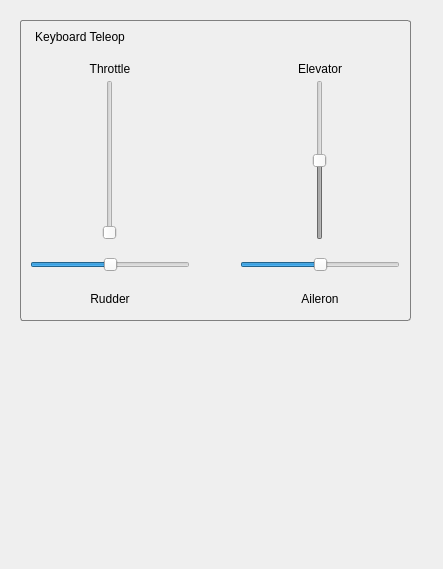
<?xml version="1.0" encoding="UTF-8"?>
<ui version="4.0">
 <class>Form</class>
 <widget class="QWidget" name="Form">
  <property name="geometry">
   <rect>
    <x>0</x>
    <y>0</y>
    <width>443</width>
    <height>569</height>
   </rect>
  </property>
  <property name="sizePolicy">
   <sizepolicy hsizetype="Minimum" vsizetype="Fixed">
    <horstretch>0</horstretch>
    <verstretch>0</verstretch>
   </sizepolicy>
  </property>
  <property name="minimumSize">
   <size>
    <width>443</width>
    <height>569</height>
   </size>
  </property>
  <property name="windowTitle">
   <string>Form</string>
  </property>
  <property name="styleSheet">
   <string notr="true">QGroupBox { 
     border: 1px solid gray; 
     border-radius: 3px; 
 }
QGroupBox::title { 
    background-color: transparent;
    padding:10 13px;
 }</string>
  </property>
  <widget class="QGroupBox" name="group_box_teleop_key">
   <property name="geometry">
    <rect>
     <x>20</x>
     <y>20</y>
     <width>391</width>
     <height>301</height>
    </rect>
   </property>
   <property name="title">
    <string>Keyboard Teleop</string>
   </property>
   <property name="flat">
    <bool>false</bool>
   </property>
   <property name="checkable">
    <bool>false</bool>
   </property>
   <property name="checked">
    <bool>false</bool>
   </property>
   <widget class="QSlider" name="slider_throttle">
    <property name="geometry">
     <rect>
      <x>70</x>
      <y>60</y>
      <width>40</width>
      <height>160</height>
     </rect>
    </property>
    <property name="orientation">
     <enum>Qt::Vertical</enum>
    </property>
   </widget>
   <widget class="QSlider" name="slider_rudder">
    <property name="geometry">
     <rect>
      <x>10</x>
      <y>230</y>
      <width>160</width>
      <height>30</height>
     </rect>
    </property>
    <property name="maximum">
     <number>100</number>
    </property>
    <property name="value">
     <number>50</number>
    </property>
    <property name="orientation">
     <enum>Qt::Horizontal</enum>
    </property>
   </widget>
   <widget class="QSlider" name="slider_aileron">
    <property name="geometry">
     <rect>
      <x>220</x>
      <y>230</y>
      <width>160</width>
      <height>30</height>
     </rect>
    </property>
    <property name="maximum">
     <number>100</number>
    </property>
    <property name="value">
     <number>50</number>
    </property>
    <property name="tracking">
     <bool>true</bool>
    </property>
    <property name="orientation">
     <enum>Qt::Horizontal</enum>
    </property>
   </widget>
   <widget class="QSlider" name="slider_elevator">
    <property name="enabled">
     <bool>false</bool>
    </property>
    <property name="geometry">
     <rect>
      <x>280</x>
      <y>60</y>
      <width>40</width>
      <height>160</height>
     </rect>
    </property>
    <property name="maximum">
     <number>100</number>
    </property>
    <property name="value">
     <number>50</number>
    </property>
    <property name="orientation">
     <enum>Qt::Vertical</enum>
    </property>
   </widget>
   <widget class="QLabel" name="label_rudder">
    <property name="enabled">
     <bool>true</bool>
    </property>
    <property name="geometry">
     <rect>
      <x>55</x>
      <y>270</y>
      <width>70</width>
      <height>17</height>
     </rect>
    </property>
    <property name="text">
     <string>Rudder</string>
    </property>
    <property name="alignment">
     <set>Qt::AlignCenter</set>
    </property>
   </widget>
   <widget class="QLabel" name="label_throttle">
    <property name="enabled">
     <bool>true</bool>
    </property>
    <property name="geometry">
     <rect>
      <x>55</x>
      <y>40</y>
      <width>70</width>
      <height>17</height>
     </rect>
    </property>
    <property name="text">
     <string>Throttle</string>
    </property>
    <property name="alignment">
     <set>Qt::AlignCenter</set>
    </property>
   </widget>
   <widget class="QLabel" name="label_aileron">
    <property name="enabled">
     <bool>true</bool>
    </property>
    <property name="geometry">
     <rect>
      <x>265</x>
      <y>270</y>
      <width>70</width>
      <height>17</height>
     </rect>
    </property>
    <property name="text">
     <string>Aileron</string>
    </property>
    <property name="alignment">
     <set>Qt::AlignCenter</set>
    </property>
   </widget>
   <widget class="QLabel" name="label_elevator">
    <property name="enabled">
     <bool>true</bool>
    </property>
    <property name="geometry">
     <rect>
      <x>265</x>
      <y>40</y>
      <width>70</width>
      <height>17</height>
     </rect>
    </property>
    <property name="text">
     <string>Elevator</string>
    </property>
    <property name="alignment">
     <set>Qt::AlignCenter</set>
    </property>
   </widget>
  </widget>
 </widget>
 <resources/>
 <connections/>
</ui>
